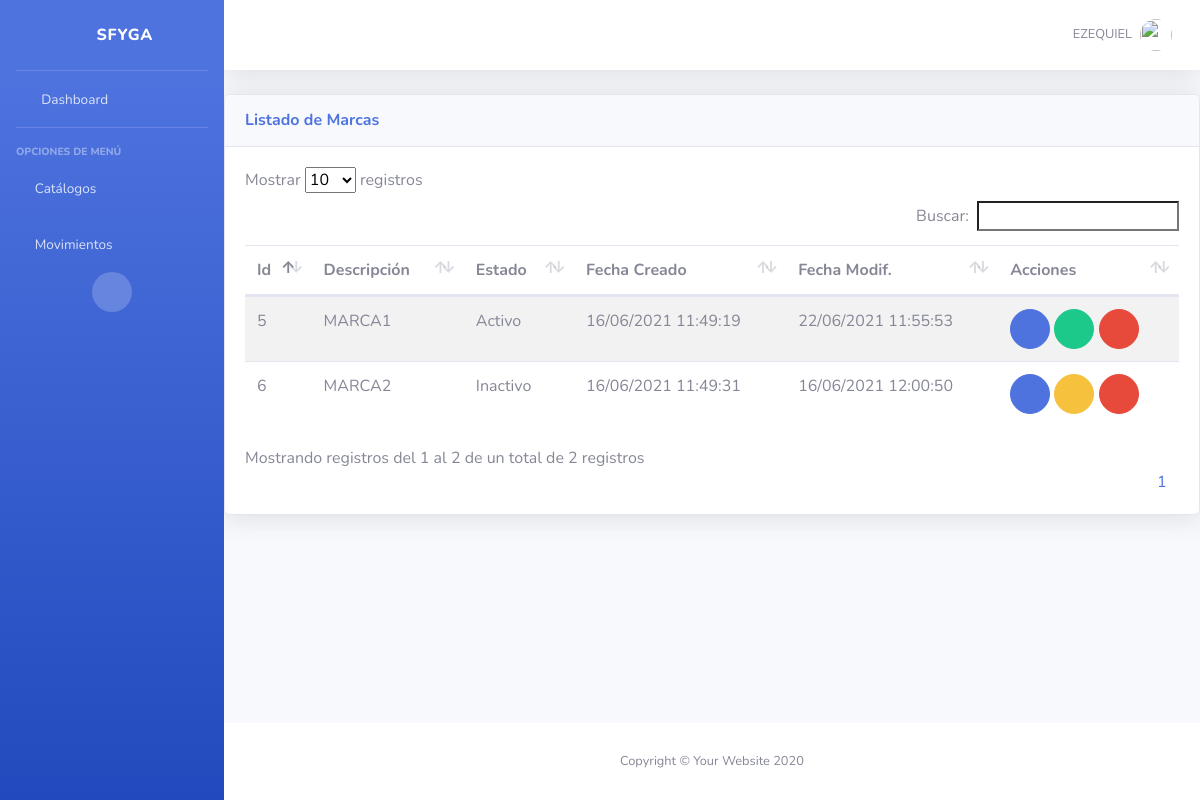
/inv/marca/ (signed in), run on an earlier commit of the app's database.
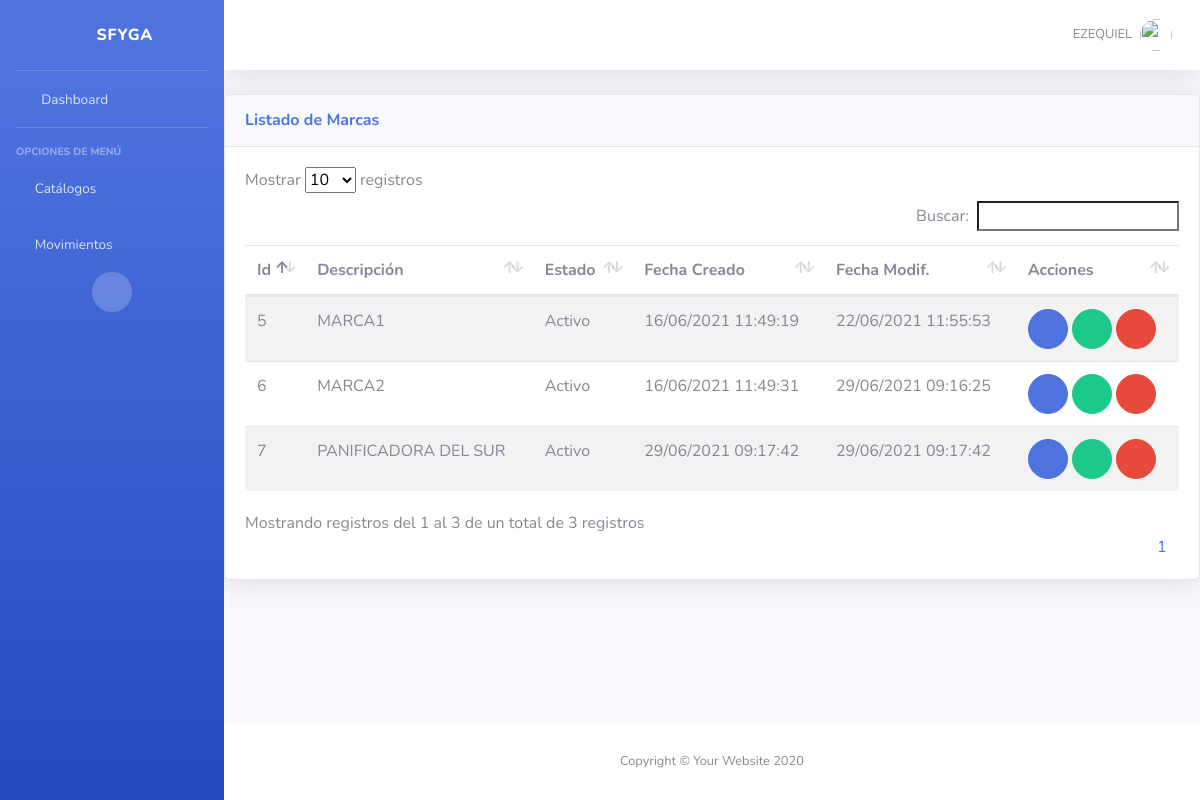
And on a later commit of the database.
### inv/models.py (models this page shows, shortened)
class Marca(ClaseModelo):
    descripcion = models.CharField(max_length=100, help_text='Marca', unique=True)
    class Meta:
        verbose_name_plural = 'Marcas'

### inv/views.py (the view)
# urls.py: path('marca/', MarcaView.as_view(), name='marca_list'),
class MarcaView(SinPrivilegios, generic.ListView):
    permission_required='inv.view_marca'
    model = Marca
    template_name = "inv/marca_list.html"
    context_object_name = "obj"

### inv/templates/inv/marca_list.html (shortened to what this page needs)
{% extends 'base/base.html' %}
{% block page_content %}
<div class="card shadow mb-4">
    <div
        class="card-header py-3 d-flex flex-row align-items-center justify-content-between">
        <h6 class="m-0 font-weight-bold text-primary">Listado de Marcas</h6>
        <div class="dropdown no-arrow">
            <a class="dropdown-toggle" href="#" role="button" id="dropdownMenuLink"
                data-toggle="dropdown" aria-haspopup="true" aria-expanded="false">
                <i class="fas fa-ellipsis-v fa-sm fa-fw text-gray-400"></i>
            </a>
        </div>
    </div>
    <div class="card-body">
        {% if not obj %}
            <div class="alert alert-info">No Hay Marcas</div>
        {% else %}
            <table class= "table table-striped table-hover">
                <thead>
                    <th>Id</th>
                    <th>Descripción</th>
                    <th>Estado</th>
                    <th>Fecha Creado</th>
                    <th>Fecha Modif.</th>
                    <th class="all">Acciones</th>
                </thead>
                <tbody>
                    {% for item in obj %}
                    <tr>
                        <td>{{ item.id }}</td>
                        <td>{{ item.descripcion }}</td>
                        <td>{{ item.estado| yesno:"Activo,Inactivo" }}</td>
                        <td>{{ item.fc | date:"d/m/Y H:i:s" }}</td>
                        <td>{{ item.fm | date:"d/m/Y H:i:s" }}</td>
                        <td>
                            <a href="#"  onclick="return abrir_modal('{% url 'inv:marca_edit' item.id %}')" class="btn btn-primary btn-circle" role="button"><i class="fas fa-edit"></i></a>
                            {% if item.estado == True %}
                                <a href="#"  onclick="return abrir_modal('{% url 'inv:marca_inactivar' item.id %}')" class="btn btn-success btn-circle" role="button"><i class="fas fa-check"></i></a>
                                {% else %}
                                <a href="#"  onclick="return abrir_modal('{% url 'inv:marca_inactivar' item.id %}')" class="btn btn-warning btn-circle" role="button"><i class="fas fa-check"></i></a>
                            {% endif %}
                            <a href="#"  onclick="return abrir_modal('{% url 'inv:marca_del' item.id %}')" class="btn btn-danger btn-circle" role="button"><i class="fas fa-trash-alt"></i></a>
                        </td>
                    </tr>
                    {% endfor %}
                </tbody>
            </table>
        {% endif %}
    </div>
</div>
{% endblock page_content %}

What changed in the data, as far as the page shows it:
changed Marca "MARCA2": estado "Inactivo" → "Activo"; fm "16/06/2021 12:00:50" → "29/06/2021 09:16:25"
added Marca: id "7", descripcion "PANIFICADORA DEL SUR", estado "Activo", fc "29/06/2021 09:17:42", fm "29/06/2021 09:17:42"
Also different on the page:
text written by a page script: "Mostrar registros Buscar: Mostrando registros del 1 al 2 de un total de 2 registros 1" → "Mostrar registros Buscar: Mostrando registros del 1 al 3 de un total de 3 registros 1"
